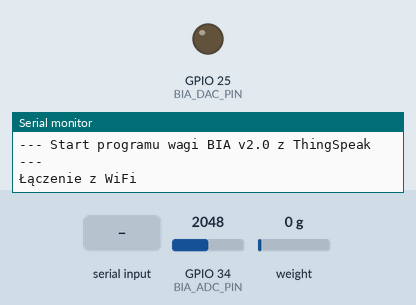
This program was run on a simulated ESP32. Shown: output pins drawn as LEDs (lit = HIGH), the last lines printed to the serial monitor. The test bench sets the inputs (shaded band); at power-on: GPIO 34 (BIA_ADC_PIN) = 2048, weight on the scale 0 g. WiFi joins after 1.5 s; servers stay silent unless stated.

Above: at 0.1 s.
At 4.45 s:
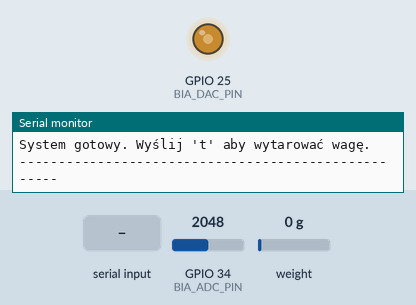
5.2 s: "t" received over Serial
Timing chart, 0 to 14.2 s (numbered marks = the images above; inputs shaded):
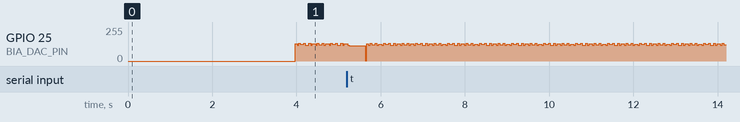

The program:

main.cpp
```cpp
#include <Arduino.h>
#include <HX711_ADC.h>
#include <WiFi.h>
#include <HTTPClient.h>

// --- KONFIGURACJA WiFi ---
const char* ssid = "Redmi Note 9 Pro";
const char* password = "haslo";
String apiKey = "API_KEY";

// --- KONFIGURACJA PINÓW ---
const int HX711_DT_PIN = 22;  // D22
const int HX711_SCK_PIN = 21; // D21
const int BIA_DAC_PIN = 25;   // D25
const int BIA_ADC_PIN = 34;   // D34

// --- OBIEKTY I ZMIENNE GLOBALNE ---
HX711_ADC LoadCell(HX711_DT_PIN, HX711_SCK_PIN);

float kalibracjaWagi = -21.93;

// Konfiguracja pomiaru BIA
const int SINE_TABLE_SIZE = 64;
byte sine_wave_table[SINE_TABLE_SIZE];
int ostatniaAmplitudaBIA = 0;
float ostatniaWagaKg = 0;

// Timer do nieblokującego wysyłania danych
unsigned long ostatnieWyslanieDanych = 0;
const long interwalWysylania = 20000; // Wysyłaj dane co 20 sekund (ThingSpeak limit)

void connectToWiFi() {
  Serial.print("Łączenie z WiFi");
  WiFi.begin(ssid, password);
  while (WiFi.status() != WL_CONNECTED) {
    delay(500);
    Serial.print(".");
  }
  Serial.println();
  Serial.print("Połączono! IP: ");
  Serial.println(WiFi.localIP());
}

void wyslijDoThingSpeak(float waga) {
  if (WiFi.status() == WL_CONNECTED) {
    HTTPClient http;
    http.begin("http://api.thingspeak.com/update");

    String postData = "api_key=" + apiKey + "&field1=" + String(waga, 3);

    http.addHeader("Content-Type", "application/x-www-form-urlencoded");
    int httpResponseCode = http.POST(postData);

    if (httpResponseCode > 0) {
      Serial.print("ThingSpeak: Wysłano wagę ");
      Serial.print(waga, 3);
      Serial.print(" kg - Status: ");
      Serial.println(httpResponseCode);
    } else {
      Serial.print("Błąd wysyłania: ");
      Serial.println(httpResponseCode);
    }
    http.end();
  } else {
    Serial.println("Brak połączenia WiFi!");
  }
}

void setup() {
  Serial.begin(115200);
  Serial.println("\n\n--- Start programu wagi BIA v2.0 z ThingSpeak ---");

  // KROK 1: POŁĄCZENIE Z WiFi
  connectToWiFi();

  // KROK 2: INICJALIZACJA WAGI
  LoadCell.begin();
  Serial.println("INFO: Uruchamianie i tarowanie wagi...");
  LoadCell.start(2000, true);
  if (LoadCell.getTareTimeoutFlag()) {
    Serial.println("BŁĄD KRYTYCZNY: Nie można skomunikować się z modułem HX711.");
    while (1); // Zatrzymaj program
  }
  LoadCell.setCalFactor(kalibracjaWagi);
  Serial.println("INFO: Inicjalizacja wagi zakończona.");

  // KROK 3: INICJALIZACJA UKŁADU BIA
  for (int i = 0; i < SINE_TABLE_SIZE; i++) {
    sine_wave_table[i] = (byte)((sin(i * 2.0 * PI / SINE_TABLE_SIZE) + 1.0) * 127.5);
  }
  Serial.println("INFO: Inicjalizacja BIA zakończona.");
  Serial.println("----------------------------------------------------");
  Serial.println("System gotowy. Wyślij 't' aby wytarować wagę.");
  Serial.println("----------------------------------------------------");
}

void loop() {
  // --- CIĄGŁY POMIAR WAGI W TLE ---
  if (LoadCell.update()) {
    ostatniaWagaKg = LoadCell.getData() / 1000.0;
  }

  // --- CIĄGŁY POMIAR BIA W TLE ---
  int min_reading = 4095;
  int max_reading = 0;
  for (int i = 0; i < SINE_TABLE_SIZE; i++) {
    dacWrite(BIA_DAC_PIN, sine_wave_table[i]);
    delayMicroseconds(20);
    int reading = analogRead(BIA_ADC_PIN);
    if (reading < min_reading) min_reading = reading;
    if (reading > max_reading) max_reading = reading;
  }
  ostatniaAmplitudaBIA = max_reading - min_reading;

  // --- OBSŁUGA KOMEND Z KOMPUTERA ---
  if (Serial.available() > 0) {
    char command = Serial.read();
    if (command == 't' || command == 'T') {
      LoadCell.tare();
      Serial.println("--> WAGA WYTAROWANA <--");
    }
  }

  // --- WYSYŁANIE DANYCH CO 20 SEKUND ---
  if (millis() - ostatnieWyslanieDanych >= interwalWysylania) {
    ostatnieWyslanieDanych = millis();

    // Wyświetl lokalnie
    Serial.print("Waga: ");
    Serial.print(ostatniaWagaKg, 3);
    Serial.print(" kg");
    Serial.print("  |  Amplituda BIA: ");
    Serial.println(ostatniaAmplitudaBIA);

    // Wyślij do ThingSpeak
    wyslijDoThingSpeak(ostatniaWagaKg);
  }

}
```
